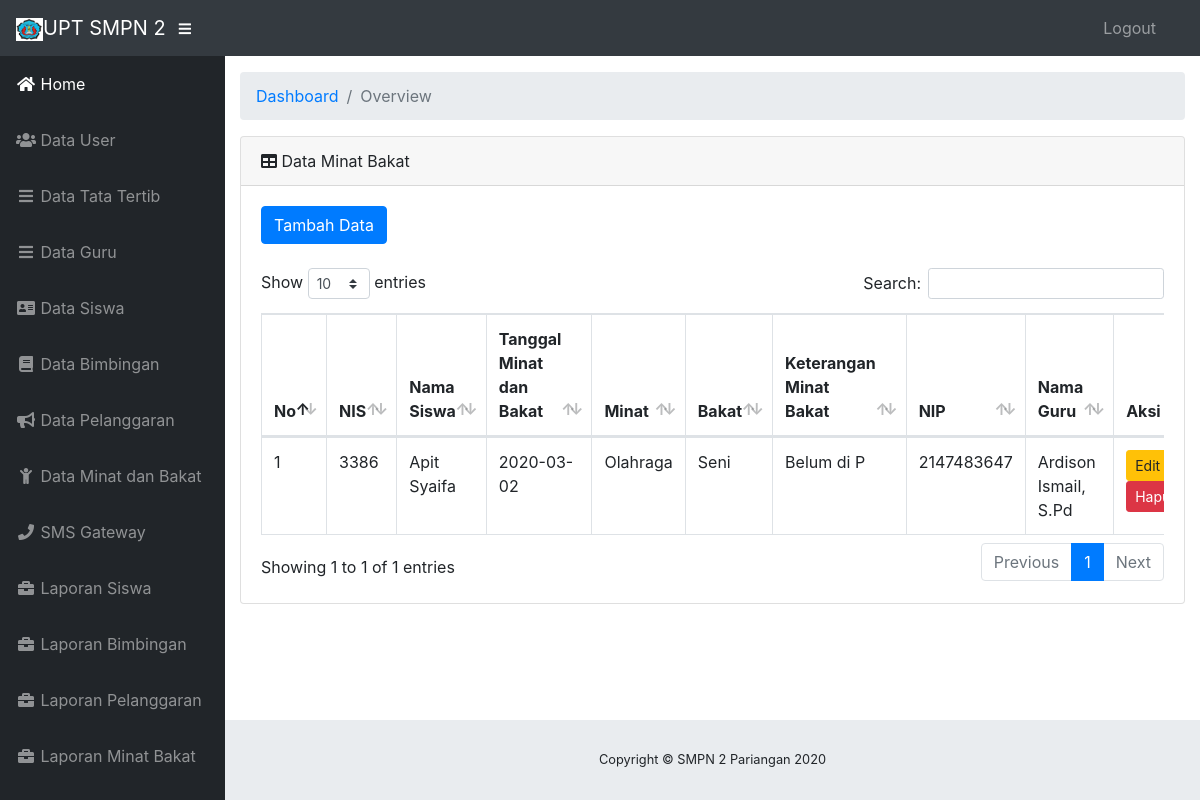
Page /minatbakats on the committed database.
### tables this page shows
CREATE TABLE IF NOT EXISTS `minat_bakat` (
  `id_mb` int(11) NOT NULL,
  `nis` int(10) NOT NULL,
  `tgl_mb` date NOT NULL,
  `minat` varchar(100) NOT NULL,
  `bakat` varchar(100) NOT NULL,
  `ket_mb` varchar(10) NOT NULL,
  `nip` int(20) NOT NULL
);

CREATE TABLE IF NOT EXISTS `siswa` (
  `nis` int(10) NOT NULL,
  `ta` varchar(10) NOT NULL,
  `nm_siswa` varchar(30) NOT NULL,
  `kelas` varchar(10) NOT NULL,
  `jekel` varchar(2) NOT NULL,
  `alamat` varchar(50) NOT NULL,
  `no_hp_ortu` varchar(20) NOT NULL,
  `point` int(11) NOT NULL DEFAULT '100'
);

CREATE TABLE IF NOT EXISTS `guru` (
  `nip` int(20) NOT NULL,
  `nm_guru` varchar(20) NOT NULL,
  `jabatan` varchar(20) NOT NULL
);

### application/controllers/Minatbakats.php (called while the page is built, shortened)
<?php
class Minatbakats extends CI_Controller
{
    public function __construct()
    {
        $this->load->model('Mminatbakats');
        $this->load->library("form_validation");
    }
    public function index($offset = 0)
    {
        $data['dataminatbakats'] = $this->Mminatbakats->getAll();
        $this->load->view('minatbakats/index', $data);
    }
}

### index.php (called while the page is built, shortened)
<?php
require_once BASEPATH.'core/CodeIgniter.php';

### application/models/Mminatbakats.php (called while the page is built, shortened)
<?php
class Mminatbakats extends CI_Model
{
    private $_table = "minat_bakat";
    private $_tablesiswa = "siswa";
    private $_tableguru = "guru";
    public function getAll()
    {
        $this->db->select('*');
        $this->db->from($this->_table);
        $this->db->join($this->_tablesiswa, 'minat_bakat.nis = siswa.nis');
        $this->db->join($this->_tableguru, 'guru.nip = guru.nip');
        return $this->db->get()->result();
        return $this->db->get($this->_table)->result();
    }
}

### application/views/minatbakats/index.php (the view, shortened to what this page needs)
<!DOCTYPE html>
<html lang="en">
<head>
</head>
<body id="page-top">
    <div id="wrapper">
        <div id="content-wrapper">
            <div class="container-fluid">
                <div class="card mb-3">
                    <div class="card-header">
                        <i class="fas fa-table"></i>
                        Data Minat Bakat</div>
                    <div class="card-body">
                        <a href="<?php echo base_url() ?>minatbakats/add" class="btn btn-primary">Tambah Data</a>
                        <br>
                        <br>
                        <div class="table-responsive">
                            <table class="table table-bordered" id="dataTable" width="100%" cellspacing="0">
                                <thead>
                                    <tr>
                                        <th>No</th>
                                        <th>NIS</th>
                                        <th>Nama Siswa</th>
                                        <th>Tanggal Minat dan Bakat</th>
                                        <th>Minat</th>
                                        <th>Bakat</th>
                                        <th>Keterangan Minat Bakat</th>
                                        <th>NIP</th>
                                        <th>Nama Guru</th>
                                        <th>Aksi</th>
                                    </tr>
                                </thead>
                                <tbody>
                                    <?php foreach ($dataminatbakats as $no => $dataminatbakat) : ?>
                                        <tr>
                                            <td><?php echo ++$no ?></td>
                                            <td><?php echo $dataminatbakat->nis ?></td>
                                            <td><?php echo $dataminatbakat->nm_siswa ?></td>
                                            <td><?php echo $dataminatbakat->tgl_mb ?></td>
                                            <td><?php echo $dataminatbakat->minat ?></td>
                                            <td><?php echo $dataminatbakat->bakat ?></td>
                                            <td><?php echo $dataminatbakat->ket_mb ?></td>
                                            <td><?php echo $dataminatbakat->nip ?></td>
                                            <td><?php echo $dataminatbakat->nm_guru ?></td>
                                            <td width="120px">
                                                <a class="btn btn-warning btn-sm" href="<?php echo base_url() ?>minatbakats/edit/<?php echo $dataminatbakat->id_mb ?>">Edit</a>
                                                <a class="btn btn-danger btn-sm" href="<?php echo base_url() ?>minatbakats/delete/<?php echo $dataminatbakat->id_mb ?>">Hapus</a>
                                            </td>
                                        </tr>
                                    <?php endforeach ?>
                                </tbody>
                            </table>
                        </div>
                    </div>
                </div>
            </div>
        </div>
    </div>
</body>
</html>

### rows in the picture
minat_bakat: siswa.nis "3386", siswa.nm_siswa "Apit Syaifa", tgl_mb "2020-03-02", minat "Olahraga", bakat "Seni", ket_mb "Belum di P", guru.nip "2147483647", guru.nm_guru "Ardison Ismail, S.Pd"
